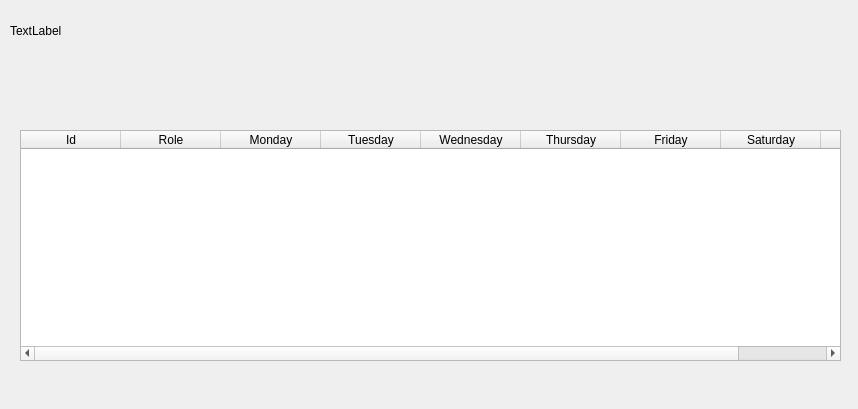
<?xml version="1.0" encoding="UTF-8"?>
<ui version="4.0">
 <class>WorkShedule</class>
 <widget class="QWidget" name="WorkShedule">
  <property name="geometry">
   <rect>
    <x>0</x>
    <y>0</y>
    <width>858</width>
    <height>409</height>
   </rect>
  </property>
  <property name="minimumSize">
   <size>
    <width>858</width>
    <height>409</height>
   </size>
  </property>
  <property name="maximumSize">
   <size>
    <width>858</width>
    <height>409</height>
   </size>
  </property>
  <property name="windowTitle">
   <string>Shedule</string>
  </property>
  <widget class="QTableWidget" name="tableWidget">
   <property name="geometry">
    <rect>
     <x>20</x>
     <y>130</y>
     <width>821</width>
     <height>231</height>
    </rect>
   </property>
   <property name="minimumSize">
    <size>
     <width>0</width>
     <height>0</height>
    </size>
   </property>
   <property name="maximumSize">
    <size>
     <width>100000</width>
     <height>100000</height>
    </size>
   </property>
   <property name="styleSheet">
    <string notr="true">selection-background-color: rgb(211, 196, 89);
font: 57 italic 15pt &quot;URW Chancery L&quot;;
background-image: url(:/doc/aesthetic-background-gradient-green-Favim.com-2877559.jpg); </string>
   </property>
   <column>
    <property name="text">
     <string>Id</string>
    </property>
   </column>
   <column>
    <property name="text">
     <string>Role</string>
    </property>
   </column>
   <column>
    <property name="text">
     <string>Monday</string>
    </property>
   </column>
   <column>
    <property name="text">
     <string>Tuesday</string>
    </property>
   </column>
   <column>
    <property name="text">
     <string>Wednesday</string>
    </property>
   </column>
   <column>
    <property name="text">
     <string>Thursday</string>
    </property>
   </column>
   <column>
    <property name="text">
     <string>Friday</string>
    </property>
   </column>
   <column>
    <property name="text">
     <string>Saturday</string>
    </property>
   </column>
   <column>
    <property name="text">
     <string>Sunday</string>
    </property>
   </column>
  </widget>
  <widget class="QLabel" name="label">
   <property name="geometry">
    <rect>
     <x>10</x>
     <y>10</y>
     <width>111</width>
     <height>41</height>
    </rect>
   </property>
   <property name="text">
    <string>TextLabel</string>
   </property>
  </widget>
  <widget class="QLabel" name="label_3">
   <property name="geometry">
    <rect>
     <x>230</x>
     <y>10</y>
     <width>421</width>
     <height>101</height>
    </rect>
   </property>
   <property name="text">
    <string/>
   </property>
   <property name="pixmap">
    <pixmap resource="doc.qrc">:/doc/scheduleit19-1200b.png</pixmap>
   </property>
  </widget>
 </widget>
 <resources>
  <include location="doc.qrc"/>
 </resources>
 <connections/>
</ui>
